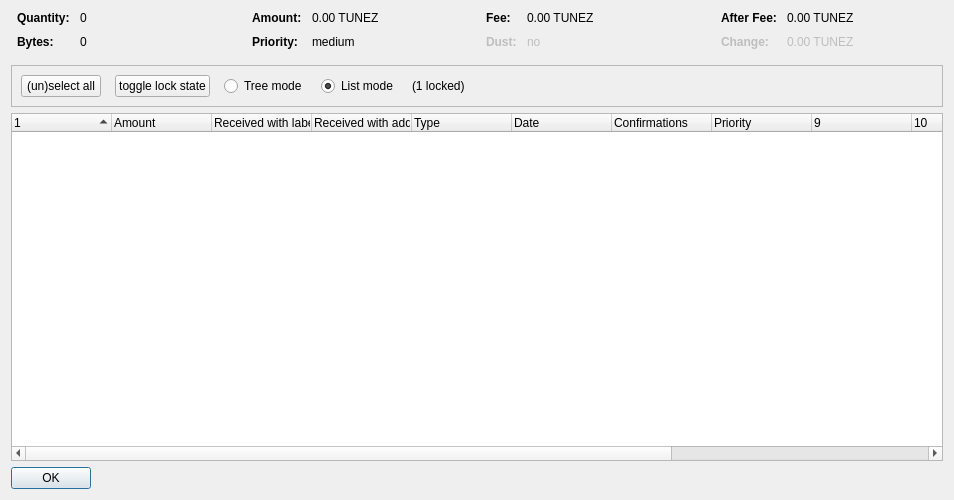
<?xml version="1.0" encoding="UTF-8"?>
<ui version="4.0">
 <class>CoinControlDialog</class>
 <widget class="QDialog" name="CoinControlDialog">
  <property name="geometry">
   <rect>
    <x>0</x>
    <y>0</y>
    <width>954</width>
    <height>500</height>
   </rect>
  </property>
  <property name="windowTitle">
   <string>Coin Selection</string>
  </property>
  <layout class="QVBoxLayout" name="verticalLayout">
   <item>
    <layout class="QHBoxLayout" name="horizontalLayoutTop" stretch="0,0,0,0">
     <property name="topMargin">
      <number>0</number>
     </property>
     <property name="bottomMargin">
      <number>10</number>
     </property>
     <item>
      <layout class="QFormLayout" name="formLayoutCoinControl1">
       <property name="horizontalSpacing">
        <number>10</number>
       </property>
       <property name="verticalSpacing">
        <number>10</number>
       </property>
       <property name="leftMargin">
        <number>6</number>
       </property>
       <property name="rightMargin">
        <number>6</number>
       </property>
       <item row="0" column="0">
        <widget class="QLabel" name="labelCoinControlQuantityText">
         <property name="font">
          <font>
           <weight>75</weight>
           <bold>true</bold>
          </font>
         </property>
         <property name="text">
          <string>Quantity:</string>
         </property>
        </widget>
       </item>
       <item row="0" column="1">
        <widget class="QLabel" name="labelCoinControlQuantity">
         <property name="cursor">
          <cursorShape>IBeamCursor</cursorShape>
         </property>
         <property name="contextMenuPolicy">
          <enum>Qt::ActionsContextMenu</enum>
         </property>
         <property name="text">
          <string notr="true">0</string>
         </property>
         <property name="textInteractionFlags">
          <set>Qt::LinksAccessibleByMouse|Qt::TextSelectableByKeyboard|Qt::TextSelectableByMouse</set>
         </property>
        </widget>
       </item>
       <item row="1" column="0">
        <widget class="QLabel" name="labelCoinControlBytesText">
         <property name="font">
          <font>
           <weight>75</weight>
           <bold>true</bold>
          </font>
         </property>
         <property name="text">
          <string>Bytes:</string>
         </property>
        </widget>
       </item>
       <item row="1" column="1">
        <widget class="QLabel" name="labelCoinControlBytes">
         <property name="cursor">
          <cursorShape>IBeamCursor</cursorShape>
         </property>
         <property name="contextMenuPolicy">
          <enum>Qt::ActionsContextMenu</enum>
         </property>
         <property name="text">
          <string notr="true">0</string>
         </property>
         <property name="textInteractionFlags">
          <set>Qt::LinksAccessibleByMouse|Qt::TextSelectableByKeyboard|Qt::TextSelectableByMouse</set>
         </property>
        </widget>
       </item>
      </layout>
     </item>
     <item>
      <layout class="QFormLayout" name="formLayoutCoinControl2">
       <property name="horizontalSpacing">
        <number>10</number>
       </property>
       <property name="verticalSpacing">
        <number>10</number>
       </property>
       <property name="leftMargin">
        <number>6</number>
       </property>
       <property name="rightMargin">
        <number>6</number>
       </property>
       <item row="0" column="0">
        <widget class="QLabel" name="labelCoinControlAmountText">
         <property name="font">
          <font>
           <weight>75</weight>
           <bold>true</bold>
          </font>
         </property>
         <property name="text">
          <string>Amount:</string>
         </property>
        </widget>
       </item>
       <item row="0" column="1">
        <widget class="QLabel" name="labelCoinControlAmount">
         <property name="cursor">
          <cursorShape>IBeamCursor</cursorShape>
         </property>
         <property name="contextMenuPolicy">
          <enum>Qt::ActionsContextMenu</enum>
         </property>
         <property name="text">
          <string notr="true">0.00 TUNEZ</string>
         </property>
         <property name="textInteractionFlags">
          <set>Qt::LinksAccessibleByMouse|Qt::TextSelectableByKeyboard|Qt::TextSelectableByMouse</set>
         </property>
        </widget>
       </item>
       <item row="1" column="0">
        <widget class="QLabel" name="labelCoinControlPriorityText">
         <property name="font">
          <font>
           <weight>75</weight>
           <bold>true</bold>
          </font>
         </property>
         <property name="text">
          <string>Priority:</string>
         </property>
        </widget>
       </item>
       <item row="1" column="1">
        <widget class="QLabel" name="labelCoinControlPriority">
         <property name="cursor">
          <cursorShape>IBeamCursor</cursorShape>
         </property>
         <property name="contextMenuPolicy">
          <enum>Qt::ActionsContextMenu</enum>
         </property>
         <property name="text">
          <string>medium</string>
         </property>
         <property name="textInteractionFlags">
          <set>Qt::LinksAccessibleByMouse|Qt::TextSelectableByKeyboard|Qt::TextSelectableByMouse</set>
         </property>
        </widget>
       </item>
      </layout>
     </item>
     <item>
      <layout class="QFormLayout" name="formLayoutCoinControl3">
       <property name="horizontalSpacing">
        <number>10</number>
       </property>
       <property name="verticalSpacing">
        <number>10</number>
       </property>
       <property name="leftMargin">
        <number>6</number>
       </property>
       <property name="rightMargin">
        <number>6</number>
       </property>
       <item row="0" column="0">
        <widget class="QLabel" name="labelCoinControlFeeText">
         <property name="font">
          <font>
           <weight>75</weight>
           <bold>true</bold>
          </font>
         </property>
         <property name="text">
          <string>Fee:</string>
         </property>
        </widget>
       </item>
       <item row="0" column="1">
        <widget class="QLabel" name="labelCoinControlFee">
         <property name="cursor">
          <cursorShape>IBeamCursor</cursorShape>
         </property>
         <property name="contextMenuPolicy">
          <enum>Qt::ActionsContextMenu</enum>
         </property>
         <property name="text">
          <string notr="true">0.00 TUNEZ</string>
         </property>
         <property name="textInteractionFlags">
          <set>Qt::LinksAccessibleByMouse|Qt::TextSelectableByKeyboard|Qt::TextSelectableByMouse</set>
         </property>
        </widget>
       </item>
       <item row="1" column="0">
        <widget class="QLabel" name="labelCoinControlLowOutputText">
         <property name="enabled">
          <bool>false</bool>
         </property>
         <property name="font">
          <font>
           <weight>75</weight>
           <bold>true</bold>
          </font>
         </property>
         <property name="text">
          <string>Dust:</string>
         </property>
        </widget>
       </item>
       <item row="1" column="1">
        <widget class="QLabel" name="labelCoinControlLowOutput">
         <property name="enabled">
          <bool>false</bool>
         </property>
         <property name="cursor">
          <cursorShape>IBeamCursor</cursorShape>
         </property>
         <property name="contextMenuPolicy">
          <enum>Qt::ActionsContextMenu</enum>
         </property>
         <property name="text">
          <string>no</string>
         </property>
         <property name="textInteractionFlags">
          <set>Qt::LinksAccessibleByMouse|Qt::TextSelectableByKeyboard|Qt::TextSelectableByMouse</set>
         </property>
        </widget>
       </item>
      </layout>
     </item>
     <item>
      <layout class="QFormLayout" name="formLayoutCoinControl4">
       <property name="horizontalSpacing">
        <number>10</number>
       </property>
       <property name="verticalSpacing">
        <number>10</number>
       </property>
       <property name="leftMargin">
        <number>6</number>
       </property>
       <property name="rightMargin">
        <number>6</number>
       </property>
       <item row="0" column="0">
        <widget class="QLabel" name="labelCoinControlAfterFeeText">
         <property name="font">
          <font>
           <weight>75</weight>
           <bold>true</bold>
          </font>
         </property>
         <property name="text">
          <string>After Fee:</string>
         </property>
        </widget>
       </item>
       <item row="0" column="1">
        <widget class="QLabel" name="labelCoinControlAfterFee">
         <property name="cursor">
          <cursorShape>IBeamCursor</cursorShape>
         </property>
         <property name="contextMenuPolicy">
          <enum>Qt::ActionsContextMenu</enum>
         </property>
         <property name="text">
          <string notr="true">0.00 TUNEZ</string>
         </property>
         <property name="textInteractionFlags">
          <set>Qt::LinksAccessibleByMouse|Qt::TextSelectableByKeyboard|Qt::TextSelectableByMouse</set>
         </property>
        </widget>
       </item>
       <item row="1" column="0">
        <widget class="QLabel" name="labelCoinControlChangeText">
         <property name="enabled">
          <bool>false</bool>
         </property>
         <property name="font">
          <font>
           <weight>75</weight>
           <bold>true</bold>
          </font>
         </property>
         <property name="text">
          <string>Change:</string>
         </property>
        </widget>
       </item>
       <item row="1" column="1">
        <widget class="QLabel" name="labelCoinControlChange">
         <property name="enabled">
          <bool>false</bool>
         </property>
         <property name="cursor">
          <cursorShape>IBeamCursor</cursorShape>
         </property>
         <property name="contextMenuPolicy">
          <enum>Qt::ActionsContextMenu</enum>
         </property>
         <property name="text">
          <string notr="true">0.00 TUNEZ</string>
         </property>
         <property name="textInteractionFlags">
          <set>Qt::LinksAccessibleByMouse|Qt::TextSelectableByKeyboard|Qt::TextSelectableByMouse</set>
         </property>
        </widget>
       </item>
      </layout>
     </item>
    </layout>
   </item>
   <item>
    <widget class="QFrame" name="frame">
     <property name="minimumSize">
      <size>
       <width>0</width>
       <height>40</height>
      </size>
     </property>
     <property name="frameShape">
      <enum>QFrame::StyledPanel</enum>
     </property>
     <property name="frameShadow">
      <enum>QFrame::Sunken</enum>
     </property>
     <layout class="QHBoxLayout" name="horizontalLayout">
      <item>
       <layout class="QHBoxLayout" name="horizontalLayoutPanel" stretch="0,0,0,0,0,0">
        <property name="spacing">
         <number>14</number>
        </property>
        <item>
         <widget class="QPushButton" name="pushButtonSelectAll">
          <property name="sizePolicy">
           <sizepolicy hsizetype="Maximum" vsizetype="Fixed">
            <horstretch>0</horstretch>
            <verstretch>0</verstretch>
           </sizepolicy>
          </property>
          <property name="text">
           <string>(un)select all</string>
          </property>
          <property name="autoDefault">
           <bool>false</bool>
          </property>
         </widget>
        </item>
        <item>
         <widget class="QPushButton" name="pushButtonToggleLock">
          <property name="sizePolicy">
           <sizepolicy hsizetype="Maximum" vsizetype="Fixed">
            <horstretch>0</horstretch>
            <verstretch>0</verstretch>
           </sizepolicy>
          </property>
          <property name="text">
           <string>toggle lock state</string>
          </property>
          <property name="autoDefault">
           <bool>false</bool>
          </property>
         </widget>
        </item>
        <item>
         <widget class="QRadioButton" name="radioTreeMode">
          <property name="sizePolicy">
           <sizepolicy hsizetype="Maximum" vsizetype="Fixed">
            <horstretch>0</horstretch>
            <verstretch>0</verstretch>
           </sizepolicy>
          </property>
          <property name="text">
           <string>Tree mode</string>
          </property>
         </widget>
        </item>
        <item>
         <widget class="QRadioButton" name="radioListMode">
          <property name="sizePolicy">
           <sizepolicy hsizetype="Maximum" vsizetype="Fixed">
            <horstretch>0</horstretch>
            <verstretch>0</verstretch>
           </sizepolicy>
          </property>
          <property name="text">
           <string>List mode</string>
          </property>
          <property name="checked">
           <bool>true</bool>
          </property>
         </widget>
        </item>
        <item>
         <widget class="QLabel" name="labelLocked">
          <property name="text">
           <string>(1 locked)</string>
          </property>
         </widget>
        </item>
        <item>
         <spacer name="horizontalSpacer">
          <property name="orientation">
           <enum>Qt::Horizontal</enum>
          </property>
          <property name="sizeHint" stdset="0">
           <size>
            <width>40</width>
            <height>20</height>
           </size>
          </property>
         </spacer>
        </item>
       </layout>
      </item>
     </layout>
    </widget>
   </item>
   <item>
    <widget class="CoinControlTreeWidget" name="treeWidget">
     <property name="contextMenuPolicy">
      <enum>Qt::CustomContextMenu</enum>
     </property>
     <property name="sortingEnabled">
      <bool>false</bool>
     </property>
     <property name="columnCount">
      <number>13</number>
     </property>
     <attribute name="headerShowSortIndicator" stdset="0">
      <bool>true</bool>
     </attribute>
     <attribute name="headerStretchLastSection">
      <bool>false</bool>
     </attribute>
     <column>
      <property name="text">
       <string/>
      </property>
     </column>
     <column>
      <property name="text">
       <string>Amount</string>
      </property>
     </column>
     <column>
      <property name="text">
       <string>Received with label</string>
      </property>
     </column>
     <column>
      <property name="text">
       <string>Received with address</string>
      </property>
     </column>
     <column>
      <property name="text">
       <string>Type</string>
      </property>
     </column>
     <column>
      <property name="text">
       <string>Date</string>
      </property>
     </column>
     <column>
      <property name="text">
       <string>Confirmations</string>
      </property>
      <property name="toolTip">
       <string>Confirmed</string>
      </property>
     </column>
     <column>
      <property name="text">
       <string>Priority</string>
      </property>
     </column>
     <column>
      <property name="text">
       <string/>
      </property>
     </column>
     <column>
      <property name="text">
       <string/>
      </property>
     </column>
     <column>
      <property name="text">
       <string/>
      </property>
     </column>
     <column>
      <property name="text">
       <string/>
      </property>
     </column>
     <column>
      <property name="text">
       <string/>
      </property>
     </column>
    </widget>
   </item>
   <item>
    <widget class="QDialogButtonBox" name="buttonBox">
     <property name="sizePolicy">
      <sizepolicy hsizetype="Maximum" vsizetype="Fixed">
       <horstretch>0</horstretch>
       <verstretch>0</verstretch>
      </sizepolicy>
     </property>
     <property name="orientation">
      <enum>Qt::Horizontal</enum>
     </property>
     <property name="standardButtons">
      <set>QDialogButtonBox::Ok</set>
     </property>
    </widget>
   </item>
  </layout>
 </widget>
 <customwidgets>
  <customwidget>
   <class>CoinControlTreeWidget</class>
   <extends>QTreeWidget</extends>
   <header>coincontroltreewidget.h</header>
  </customwidget>
 </customwidgets>
 <resources/>
 <connections/>
</ui>
